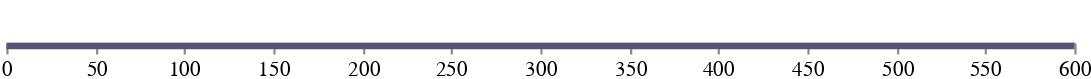

Vega-Lite specification stored for this chart:
### Vega specification from a JSON file in a GitHub repository (floating-point values rounded to 4 significant figures)
{"$schema": "https://vega.github.io/schema/vega/v5.json", "description": "A timeline visualization with a custom range from 0 to 600.", "width": 500, "height": 20, "padding": 0, "data": [{"name": "timeLine", "values": [{"label": "interval", "enter": 0, "leave": 600}]}], "scales": [{"name": "xscale", "type": "linear", "range": "width", "round": true, "domain": [0, 600]}], "axes": [{"orient": "bottom", "scale": "xscale", "format": "d"}], "marks": [{"type": "rect", "from": {"data": "timeLine"}, "encode": {"enter": {"x": {"scale": "xscale", "field": "enter"}, "x2": {"scale": "xscale", "field": "leave"}, "y": {"value": 20}, "height": {"value": 3}, "fill": {"value": "#557"}}}}]}
